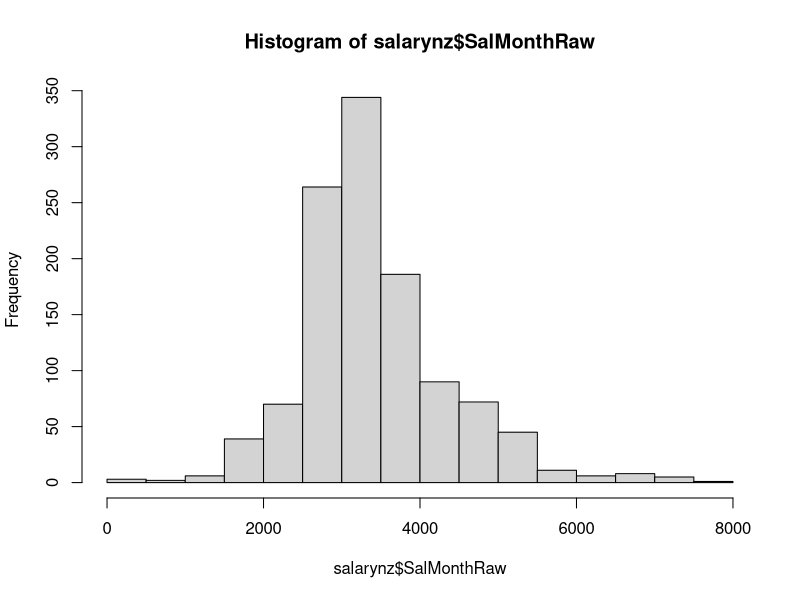
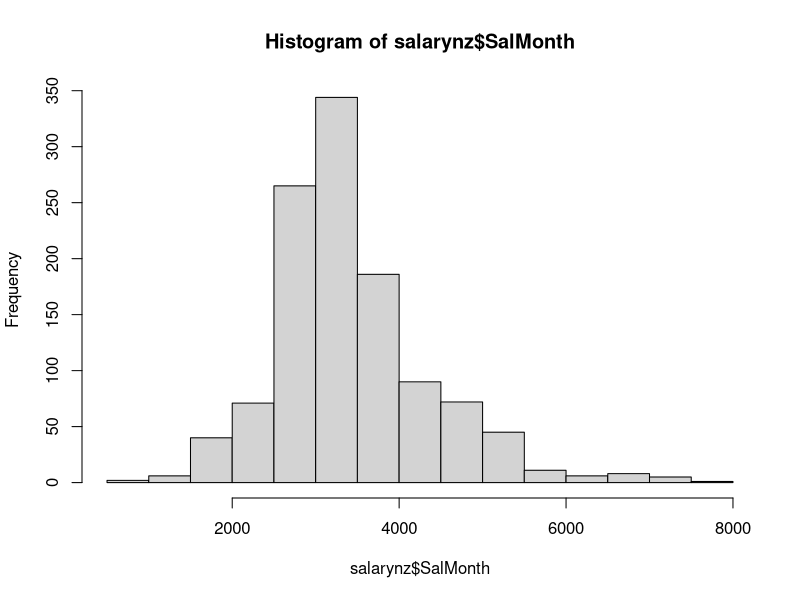
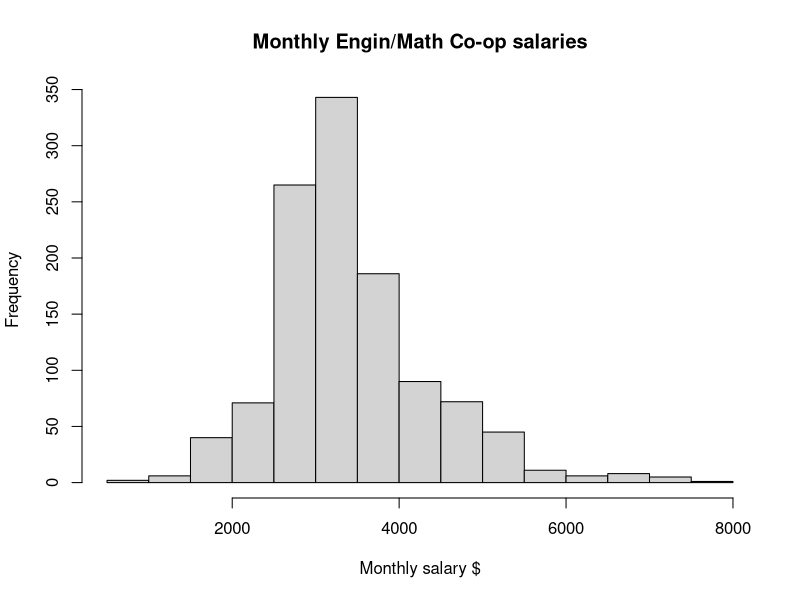

Reproduce these figures in R, in order. (Note: this script raises an error after producing the figures.)
## ---- chunk 1
#read in .csv file
salary<-read.csv('../Data/salaryInfo.csv')  
summary(salary)

#convert to short names
names(salary)
names(salary)<-c('Term','WTNum','GR.UG','SalMonthRaw')  
#remove the zero salaries
salarynz<-subset(salary, SalMonthRaw!=0)   
summary(salarynz)

hist(salarynz$SalMonthRaw)

salarynz[salarynz$SalMonthRaw<1000,]
salarynz$SalMonth<-salarynz$SalMonthRaw
#assume that salaries <$1000 are weekly
salarynz$SalMonth[salarynz$SalMonthRaw<1000]<-
     salarynz$SalMonthRaw[salarynz$SalMonthRaw<1000]*4   
summary(salarynz)

hist(salarynz$SalMonth)
summary(salarynz$WTNum)
#remove the student with unknown workterm
salarynz[salarynz$WTNum=='N/A',]
salarynz<-salarynz[salarynz$WTNum!='N/A',]  
summary(salarynz)

hist(salarynz$SalMonth, main='Monthly Engin/Math Co-op salaries', 
     xlab='Monthly salary $')
## ---- chunk 2



#extract out WorkTerm 1 salaries 
ywt1<-subset(salarynz,salarynz$WTNum=='W-1')
summary(ywt1)
ywt1<-ywt1[,-4]
summary(ywt1)
ywt1$WTNum<-factor(ywt1$WTNum)
rownames(ywt1)<-NULL
summary(ywt1)

#analyze WorkTerm 1 salaries
dim(ywt1)
n<-dim(ywt1)[1]
summary(ywt1$SalMonth)

salarynz %>%
  filter(WTNum %in% c("W-1","W-2")) %>%
  ggplot(aes(x=SalMonth)) +
  geom_histogram() + 
  facet_wrap(~WTNum)

hist(ywt1$SalMonth, main='Work Term 1 Salaries', xlab='Monthly Salaries $')


## ---- chunk 3
summary(salarynz)
summary(salarynz$WTNum)
#there is an un-used level "N/A" which we need to remove
salarynz$WTNum<-factor(salarynz$WTNum)
summary(salarynz$WTNum)
salarynz$WTNumN<-as.numeric(salarynz$WTNum)
summary(salarynz$WTNumN)




#Graph the data; side-by-side boxplots are one of my favourites

boxplot(salarynz$SalMonth~salarynz$WTNum, xlab='Work Term Number',ylab='monthly salary',
     main='Monthly Salary versus Work Term Number')

plot(salarynz$WTNumN, salarynz$SalMonth, xlab='Work Term Number',ylab='monthly salary',
     main='Monthly Salary versus Work Term Number')
##############################################################################################

Sal.lm<-lm(SalMonth~WTNumN, data=salarynz)
summary(Sal.lm)

####################################
##Check the model 

plot(Sal.lm,which=1:2)

# 1: Residuals VS Fitted values plot: Any any special pattern, we will conclude that the residuals have a constance varaince.
# 2: Normal Q-Q plot: if all of scatters are roughly on a straight line, we will conclude the residuals follow a normal distribution.  


###############################summary(cars)
dim(cars)   #shape of database
head(cars)   #look at top rows
tail(cars)   #look at bottom rows
sd(cars$speed)  #standard deviation of speed
sd(cars$dist)   #standard deviation of dist


## ---- chunk 4
plot(cars)
plot(cars$speed, cars$dist,
     main='Scatterplot Distance vs Speed',
     xlab='speed', ylab='distance')
boxplot(cars$speed, main='Boxplot of Speed')
hist(cars$speed, main='Histogram of Speed')
cars.lm <- lm(dist~speed, data=cars)   #lm fits a linear model dist = beta_0 + beta_1 speed
cars.lm                                # display the estimates of beta_0  and beta_1
summary(cars.lm)


cars.lmconf <- confint(cars.lm)         #95% confidence intervals for beta_0, beta_1
cars.lmconf
plot(cars$speed, cars$dist,
     main='Scatterplot Distance vs Speed',
     xlab='speed', ylab='distance')
abline(cars.lm)  #adds LS fitted line

